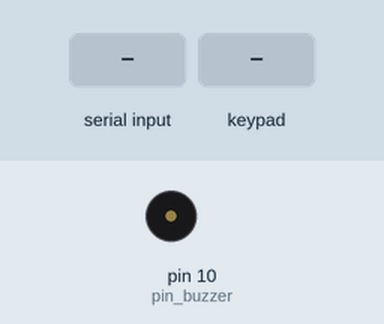
A sketch run on a simulated Arduino Uno, built with avr-gcc and run on an emulated ATmega328P. Shown: buzzer (waves = sounding, pin HIGH). The inputs (shaded band) are chosen by the test bench. What the sketch prints to the serial monitor is not drawn.

Above: at 1.2 s.
1.3 s: "1" received over Serial
At 2.1 s:
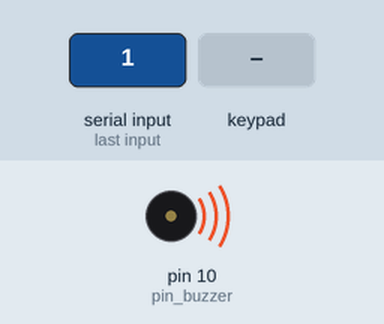
3.8 s: key '1' pressed
Timing chart, 0 to 6.8 s (numbered marks = the images above; inputs shaded):
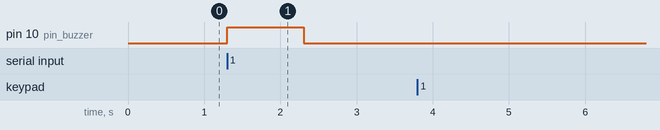

Measured:
- after the input at 1.3 s, pin 10 (pin_buzzer): LOW → HIGH at once, → LOW 1.0 s later
- after the input at 3.8 s, every drawn part: stays the same

The sketch:

clavierSyrine.ino
```cpp
#include <Key.h>
#include <Keypad.h>

const byte ROWS = 4;
const byte COLS = 3;
int pin_buzzer = 10;
char keys[ROWS][COLS] = {
    {'1','2','3'},
    {'4','5','6'},
    {'7','8','9'},
    {'*','0','#'},
  };
byte rowPins[ROWS] = {8,7,6,5};
byte colPins[COLS] = {4,3,2};


Keypad kp = Keypad(makeKeymap(keys),rowPins,colPins,ROWS,COLS);
char data;
char key = ' ';

void setup() {
  // put your setup code here, to run once:
  pinMode(pin_buzzer, OUTPUT);
  Serial.begin(9600);

}

void loop() {
  // put your main code here, to run repeatedly:
  key = kp.getKey();

  if(key)
  {
    if(key == '1')
    {
     Serial.write('2');
    }
    if(key == '2')
    {
      Serial.write('3');
    }
    if(key == '3')
    {
     Serial.write('4');
    }
  }

    data = Serial.read();
     if(data =='1')
      {

        digitalWrite(pin_buzzer, HIGH);
        delay(1000);
        digitalWrite(pin_buzzer, LOW);

    }


  delay(100); // petite pause
  }
```
